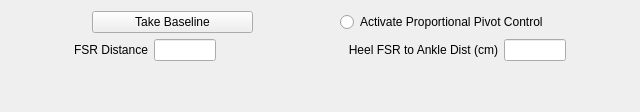
      <widget class="QWidget" name="proportionalTab">
       <attribute name="title">
        <string>Proportional</string>
       </attribute>
       <layout class="QVBoxLayout" name="verticalLayout_8" stretch="0,1">
        <item>
         <layout class="QVBoxLayout" name="verticalLayout_10">
          <item>
           <layout class="QHBoxLayout" name="horizontalLayout_3" stretch="1,2,1,2,1">
            <item>
             <spacer name="horizontalSpacer_13">
              <property name="orientation">
               <enum>Qt::Horizontal</enum>
              </property>
              <property name="sizeHint" stdset="0">
               <size>
                <width>40</width>
                <height>20</height>
               </size>
              </property>
             </spacer>
            </item>
            <item>
             <widget class="QPushButton" name="pushButton_5">
              <property name="text">
               <string>Take Baseline</string>
              </property>
             </widget>
            </item>
            <item>
             <spacer name="horizontalSpacer_12">
              <property name="orientation">
               <enum>Qt::Horizontal</enum>
              </property>
              <property name="sizeHint" stdset="0">
               <size>
                <width>40</width>
                <height>20</height>
               </size>
              </property>
             </spacer>
            </item>
            <item>
             <widget class="QRadioButton" name="radioButton">
              <property name="text">
               <string>Activate Proportional Pivot Control</string>
              </property>
             </widget>
            </item>
            <item>
             <spacer name="horizontalSpacer_14">
              <property name="orientation">
               <enum>Qt::Horizontal</enum>
              </property>
              <property name="sizeHint" stdset="0">
               <size>
                <width>40</width>
                <height>20</height>
               </size>
              </property>
             </spacer>
            </item>
           </layout>
          </item>
          <item>
           <layout class="QHBoxLayout" name="horizontalLayout_4">
            <item>
             <layout class="QHBoxLayout" name="horizontalLayout_6" stretch="1,1,1,1">
              <item>
               <spacer name="horizontalSpacer">
                <property name="orientation">
                 <enum>Qt::Horizontal</enum>
                </property>
                <property name="sizeHint" stdset="0">
                 <size>
                  <width>40</width>
                  <height>20</height>
                 </size>
                </property>
               </spacer>
              </item>
              <item>
               <widget class="QLabel" name="label_2">
                <property name="text">
                 <string>FSR Distance</string>
                </property>
                <property name="alignment">
                 <set>Qt::AlignRight|Qt::AlignTrailing|Qt::AlignVCenter</set>
                </property>
               </widget>
              </item>
              <item>
               <widget class="QLineEdit" name="lineEdit"/>
              </item>
              <item>
               <spacer name="horizontalSpacer_2">
                <property name="orientation">
                 <enum>Qt::Horizontal</enum>
                </property>
                <property name="sizeHint" stdset="0">
                 <size>
                  <width>40</width>
                  <height>20</height>
                 </size>
                </property>
               </spacer>
              </item>
             </layout>
            </item>
            <item>
             <layout class="QHBoxLayout" name="horizontalLayout_5" stretch="1,1,1,1">
              <item>
               <spacer name="horizontalSpacer_3">
                <property name="orientation">
                 <enum>Qt::Horizontal</enum>
                </property>
                <property name="sizeHint" stdset="0">
                 <size>
                  <width>40</width>
                  <height>20</height>
                 </size>
                </property>
               </spacer>
              </item>
              <item>
               <widget class="QLabel" name="label_3">
                <property name="text">
                 <string>Heel FSR to Ankle Dist (cm)</string>
                </property>
                <property name="alignment">
                 <set>Qt::AlignRight|Qt::AlignTrailing|Qt::AlignVCenter</set>
                </property>
               </widget>
              </item>
              <item>
               <widget class="QLineEdit" name="lineEdit_2"/>
              </item>
              <item>
               <spacer name="horizontalSpacer_4">
                <property name="orientation">
                 <enum>Qt::Horizontal</enum>
                </property>
                <property name="sizeHint" stdset="0">
                 <size>
                  <width>40</width>
                  <height>20</height>
                 </size>
                </property>
               </spacer>
              </item>
             </layout>
            </item>
           </layout>
          </item>
         </layout>
        </item>
        <item>
         <layout class="QGridLayout" name="gridLayout_4">
          <item row="0" column="0">
           <spacer name="verticalSpacer">
            <property name="orientation">
             <enum>Qt::Vertical</enum>
            </property>
            <property name="sizeHint" stdset="0">
             <size>
              <width>20</width>
              <height>40</height>
             </size>
            </property>
           </spacer>
          </item>
         </layout>
        </item>
       </layout>
      </widget>
